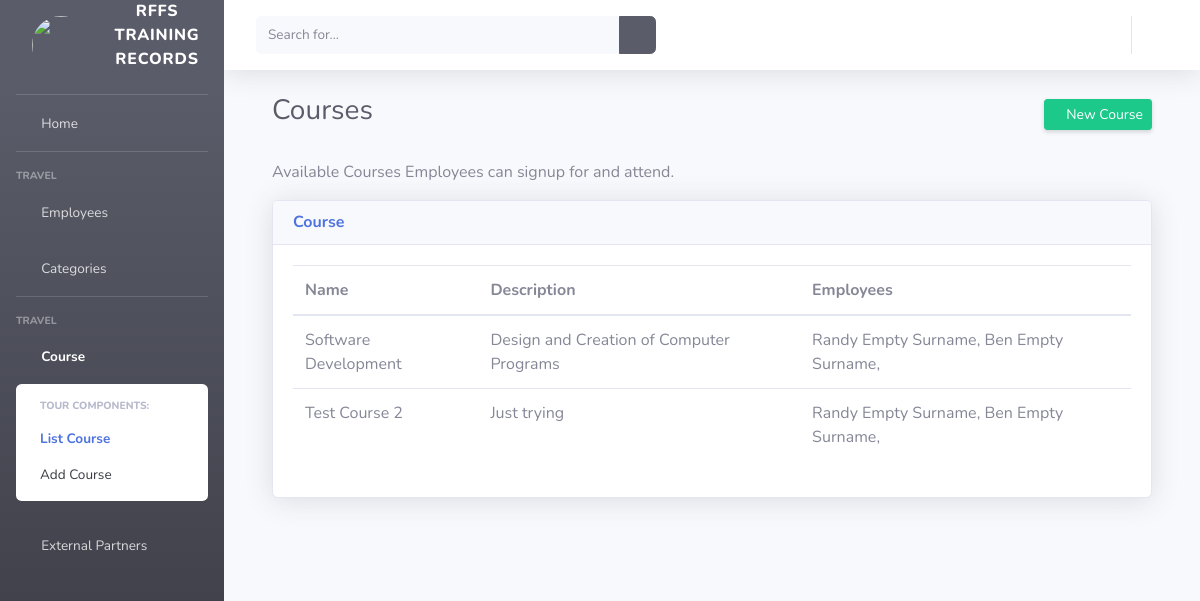
Screenshot of /course/course/list/ (signed in) with the database file from the repository.
### course/models/course.py (models this page shows, shortened)
class Course(models.Model):
    name = models.CharField(max_length=150)
    description = models.CharField(max_length=500)
    employees = models.ManyToManyField(Employee)

### course/models/employee.py (models this page shows, shortened)
class Employee(models.Model):
    default_country = Country(code='GH')
    GENDER_CHOICES = (
        ('M', 'Male'),
        ('F', 'Female'),
        ('O', 'Other')
    )
    first_name = models.CharField(max_length=150)
    surname = models.CharField(max_length=150)
    other_name = models.CharField(max_length=150, null=True, blank=True)
    avatar = models.ImageField(upload_to=upload_image_path)
    staff_id = models.CharField(max_length=120)
    date_of_birth = models.DateField()
    mobile_number = models.PositiveIntegerField()
    sex = models.CharField(max_length=1, choices=GENDER_CHOICES)
    date_of_enrollment = models.DateTimeField()
    station = models.CharField(max_length=120)
    course_name = models.CharField(max_length=200)
    country = CountryField()
    category = models.ForeignKey(Category, on_delete=models.CASCADE)
    summary = models.TextField()
    start_date = models.DateField(default=timezone.now)
    end_date = models.DateField(default=timezone.now)
    date_created = models.DateTimeField(default=timezone.now, blank=True)

### course/views/course.py (the view)
# urls.py: path('course/list/', list_course, name="list_course"),
@login_required
def list_course(request):
    template = "course/list.html"
    courses = Course.objects.all()
    context = {"courses": courses, "list_course_active": "active", "course_show": "show", "course_active": "active"}
    return render(request, template, context)

### templates/course/list.html (shortened to what this page needs)
{% extends 'base.html' %}
{% load static %}
{% block style_link %} <link href="/static/admin/vendor/datatables/dataTables.bootstrap4.min.css" rel="stylesheet"> {% endblock style_link %}
{% block content %}
    <div class="container-fluid">
        <div class="d-sm-flex align-items-center justify-content-between">
            <h1 class="h3 mb-2 text-gray-800">Courses</h1>
            <a href="{% url 'add_course' %}" class="d-none d-sm-inline-block btn btn-sm btn-success shadow-sm">
                <i class="fas fa-plus fa-sm text-white-500"></i> New Course
            </a>
        </div><br>
        <p>Available Courses Employees can signup for and attend.</p>
        <div class="card shadow mb-5">
        <div class="card-header">
            <h6 class="m-0 font-weight-bold text-primary">Course</h6>
        </div>
        <div class="card-body">
            <table class="table table-hover" id="dataTable" width="100%" cellspacing="0">
                <thead>
                    <tr>
                        <th>Name</th>
                        <th>Description</th>
                        <th>Employees</th>
                    </tr>
                </thead>
                {% for course in courses %}
                    <tr>
                        <td> {{ course.name }} </td>
                        <td> {{ course.description }} </td>
                        <td> {% for employee in course.employees.all %} {{ employee.first_name }} {{ employee.surname }}, {% endfor %}</td>
                    </tr>
                {% endfor %}
            </table>
    </div>
{% endblock content %}

### rows the page displays
Course: name "Software Development", description "Design and Creation of Computer Programs"
Employee: first_name "Randy", surname "Empty Surname"
Employee: first_name "Ben", surname "Empty Surname"
Course: name "Test Course 2", description "Just trying"
